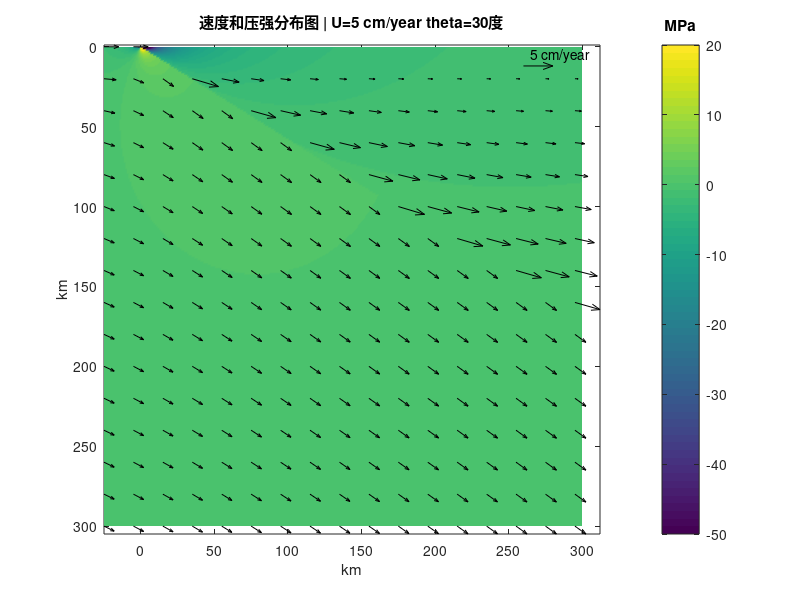
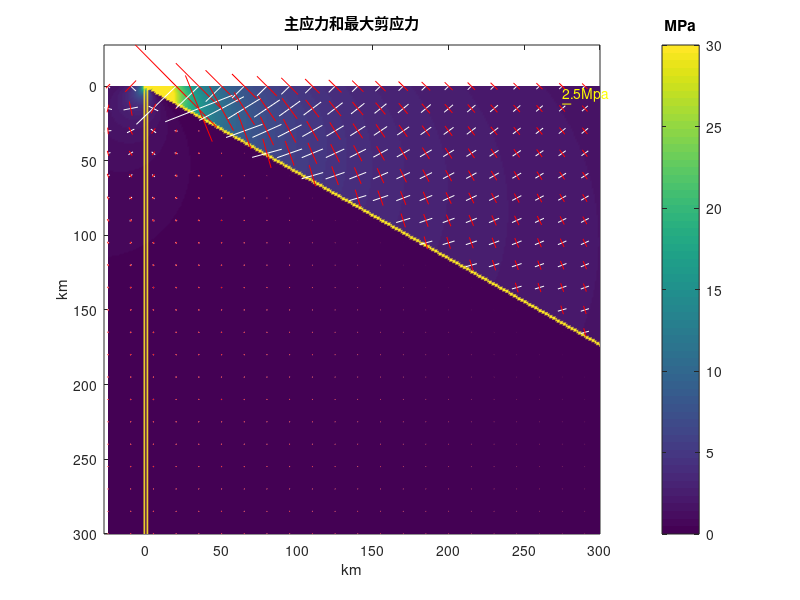

MATLAB code to generate these figures, in order:
clc;clear;

%构建坐标系和网格（单位/km）
x=-25:1:300;
y=0:1:300; 
[X,Y]=meshgrid(x,y);
[m,n]=size(X);
%输入速度参数并转化单位（m/s）
U_true=5;%(cm/year)
U=U_true*10^(-2)/(3600*24*365);
%输入粘度拉梅常数（Pa*s）
miu=10^20;
%输入角度
theta1=pi/6;

%开始进行求解速度和压强分布
%u和v的公式由参考书籍获取
%对于arc corner则有下面求解过程
   %将u和v的函数表达式子
   %(u=v=0,y=0,x>0;u=3^(1/2)/2*U,v=1/2*U,x=3^(1/2)*y)
xs=[0 -1 -1 0;1 0 0 0;
    0 -1 -3/2 -(pi/6+3^(1/2)/4);1 0 (pi/6-3^(1/2)/4) -1/4];%系数矩阵
rt=[0 0 3^(1/2)/2*U 1/2*U]';%结果矩阵
cs=xs\rt;
Aa=cs(1);Ba=cs(2);Ca=cs(3);Da=cs(4);
%同理可以求得ocean corner相关分布
   %(v=0,u=U,y=0,x<0;u=3^(1/2)/2*U,v=1/2*U,x=3^(1/2)*y)
xs1=[0 -1 -1 -pi;1 0 pi 0;
    0 -1 -3/2 -(pi/6+3^(1/2)/4);1 0 (pi/6-3^(1/2)/4) -1/4];
rt1=[U 0 3^(1/2)/2*U 1/2*U]';
cs1=xs1\rt1;
Ao=cs1(1);Bo=cs1(2);Co=cs1(3);Do=cs1(4);

%将XY的单位化成m,方便计算
X=1000*X;Y=1000*Y;
%将水平速度和垂直速度以及压强分布变成矩阵对应整数XY
u=zeros(m,n);v=zeros(m,n);
P=zeros(m,n);
%利用求得的参数将速度和压强分布矩阵填充
for i=1:m
    for j=1:n
        if X(i,j)>(Y(i,j)*3^(1/2))%在arc corner一边
            u(i,j)=-Ba-Da*atan(Y(i,j)/X(i,j))+(Ca*X(i,j)+Da*Y(i,j))*(-X(i,j)/(X(i,j)^2+Y(i,j)^2));
            v(i,j)=Aa+Ca*atan(Y(i,j)/X(i,j))+(Ca*X(i,j)+Da*Y(i,j))*(-Y(i,j)/(X(i,j)^2+Y(i,j)^2));
            P(i,j)=-2*miu*(Ca*X(i,j)+Da*Y(i,j))/(X(i,j)^2+Y(i,j)^2);
        else %在oceanic corner 一边
            if X(i,j)>0
                u(i,j)=-Bo-Do*atan(Y(i,j)/X(i,j))+(Co*X(i,j)+Do*Y(i,j))*(-X(i,j)/(X(i,j)^2+Y(i,j)^2));
                v(i,j)=Ao+Co*atan(Y(i,j)/X(i,j))+(Co*X(i,j)+Do*Y(i,j))*(-Y(i,j)/(X(i,j)^2+Y(i,j)^2));
            else
                u(i,j)=-Bo-Do*(atan(Y(i,j)/X(i,j))+pi)+(Co*X(i,j)+Do*Y(i,j))*(-X(i,j)/(X(i,j)^2+Y(i,j)^2));
                v(i,j)=Ao+Co*(atan(Y(i,j)/X(i,j))+pi)+(Co*X(i,j)+Do*Y(i,j))*(-Y(i,j)/(X(i,j)^2+Y(i,j)^2));
            end
            P(i,j)=-2*miu*(Co*X(i,j)+Do*Y(i,j))/(X(i,j)^2+Y(i,j)^2);
        end
    end
end

%现在根据速度和压强分布可以求取偏应力张量
%在二维坐标系中，偏应力张量的元素分别为tao_xx,tao_yy,tao_xy,tao_yx(tao_xy=tao_yx)
%将偏应力张量、最大剪应力以及主应力也按照速度和压强分布一样进行XY的矩阵化
tao_xx=zeros(m,n);
tao_yy=zeros(m,n);
tao_xy=zeros(m,n);
tao_yx=zeros(m,n);
max_shear=zeros(m,n);%最大剪应力
sigma1=zeros(m,n);
sigma2=zeros(m,n);%两个主应力
%构建关于偏应力张量的矩阵
A=zeros(2,2);
%去掉速度和压强里的非数值,以0替代
P(isnan(P))=0;
u(isnan(u))=0;
v(isnan(v))=0;
%进行求偏导
[ux,uy]=gradient(u,1000.,1000.);
[vx,vy]=gradient(v,1000.,1000.);
%得到偏应力张量
tao_xx=2*miu*ux;
tao_yy=2*miu*vy;
tao_xy=miu*(uy+vx);
tao_yx=miu*(uy+vx);
%将单位转化为MPa
tao_xx=tao_xx*10^(-6);
tao_yy=tao_yy*10^(-6);
tao_xy=tao_xy*10^(-6);
tao_yx=tao_yx*10^(-6);
P=P*10^(-6);
%将分量速度单位重新转化为cm/year
u=u*10^2*365*24*3600;
v=v*10^2*365*24*3600;

%根据偏应力张量求取主应力和最大剪应力
for i=1:m
    for j=1:n
        A=[tao_xx(i,j) tao_xy(i,j);tao_yx(i,j) tao_yy(i,j)];
        sigma=eig(A);
        sigma1(i,j)=sigma(1);
        sigma2(i,j)=sigma(2);
        max_shear(i,j)=abs(sigma1(i,j)-sigma2(i,j))/2;%（值可能有问题）
        %算出最大主应力的方向
        theta(i,j)=1./2*atan(2*tao_xy(i,j)/(tao_xx(i,j)-tao_yy(i,j)));
        sigma1_x1(i,j)=-sigma1(i,j)/2*cos(theta(i,j));
        sigma1_y1(i,j)=-sigma1(i,j)/2*sin(theta(i,j));
        sigma1_x2(i,j)=+sigma1(i,j)/2*cos(theta(i,j));
        sigma1_y2(i,j)=+sigma1(i,j)/2*sin(theta(i,j));
        %算出最小主应力的方向
        theta(i,j)=theta(i,j)+pi/2;
        sigma2_x1(i,j)=-sigma2(i,j)/2*cos(theta(i,j));
        sigma2_y1(i,j)=-sigma2(i,j)/2*sin(theta(i,j));
        sigma2_x2(i,j)=+sigma2(i,j)/2*cos(theta(i,j));
        sigma2_y2(i,j)=+sigma2(i,j)/2*sin(theta(i,j));
    end
end
%% 

%开始画图
figure(1);
pcolor(X/1000,Y/1000,P);%画出压强
shading interp;%（使颜色平滑分布）
axis ij;%（使y值从上到下增加,坐标轴改为矩阵模式）
h=colorbar;
set(gca,'CLim',[-50,20]);%(调整colorbar)
hold on;
set(get(h,'Title'),'string','MPa');%(改colorbar名字)
xlabel('km');
ylabel('km');
hold on;
title('速度和压强分布图 | U=5 cm/year theta=30度');
step=20;
scale=2;
dx=-25:step:300;
dy=0:step:300;
[Dx,Dy]=meshgrid(dx,dy);
fenbu_u=u(1:step:end,1:step:end);
fenbu_v=v(1:step:end,1:step:end);%画出速度分布图
quiver(Dx,Dy,fenbu_u*scale,fenbu_v*scale,'autoscale','off','color','k'); 
%（画出矢量分布箭头，采用给定的比例尺，所以关闭自动分配的比例)
hold on;
quiver(260,12,U_true*scale*2,0*scale*2,'autoscale','off','color','k');
%(给定比例尺大小)
text(265,5,'5 cm/year','color','k')%(定义字符串即在某个位置添加文字)
hold off;  

%画出主应力和最大剪应力方向
figure(2);
%画出最大剪应力
pcolor(X/1000,Y/1000,max_shear);
shading interp;axis ij;
h=colorbar;
set(gca,'CLim',[0,30]);
hold on;
set(get(h,'Title'),'string','MPa');
xlabel('km');ylabel('km');
hold on;
title({'主应力和最大剪应力'});
% 主应力十字
step=15;
scale=3; 
dx=-25:step:300;
dy=0:step:300;
[DX,DY]=meshgrid(dx,dy);
Cross1=sigma1(1:step:end,1:step:end);
Cross2=sigma2(1:step:end,1:step:end);
[m,n]=size(Cross1);
% 最大主应力
Cross1_x1=sigma1_x1(1:step:end,1:step:end);
Cross1_x2=sigma1_x2(1:step:end,1:step:end);
Cross1_y1=sigma1_y1(1:step:end,1:step:end);
Cross1_y2=sigma1_y2(1:step:end,1:step:end);
% 最小主应力 
Cross2_x1=sigma2_x1(1:step:end,1:step:end);
Cross2_x2=sigma2_x2(1:step:end,1:step:end);
Cross2_y1=sigma2_y1(1:step:end,1:step:end);
Cross2_y2=sigma2_y2(1:step:end,1:step:end);
% 画出主应力十字
for i=1:m
    for j=1:n
        x1=[DX(i,j)+Cross1_x1(i,j)*scale DX(i,j)+Cross1_x2(i,j)*scale];
        y1=[DY(i,j)+Cross1_y1(i,j)*scale DY(i,j)+Cross1_y2(i,j)*scale];
        x2=[DX(i,j)+Cross2_x1(i,j)*scale DX(i,j)+Cross2_x2(i,j)*scale];
        y2=[DY(i,j)+Cross2_y1(i,j)*scale DY(i,j)+Cross2_y2(i,j)*scale];
        if abs(x1(1)-x1(2))>80||abs(x2(1)-x2(2))>80
            continue
        end
        % 画出最大主应力
        if Cross1(i,j)>=0
            plot(x1,y1,'r-');
        else 
            plot(x1,y1,'w-');
        end
        hold on;
        
        % 画出最小主应力

        if Cross2(i,j)>=0
            plot(x2,y2,'r-');
        else 
            plot(x2,y2,'w-');
        end
        hold on;
    end
end
hold on;
% 画出比例尺
x=[275, 275+scale*2];y=[12,12];
plot(x,y,'y-');
text(275,5,'2.5Mpa','color','y');
hold off;
